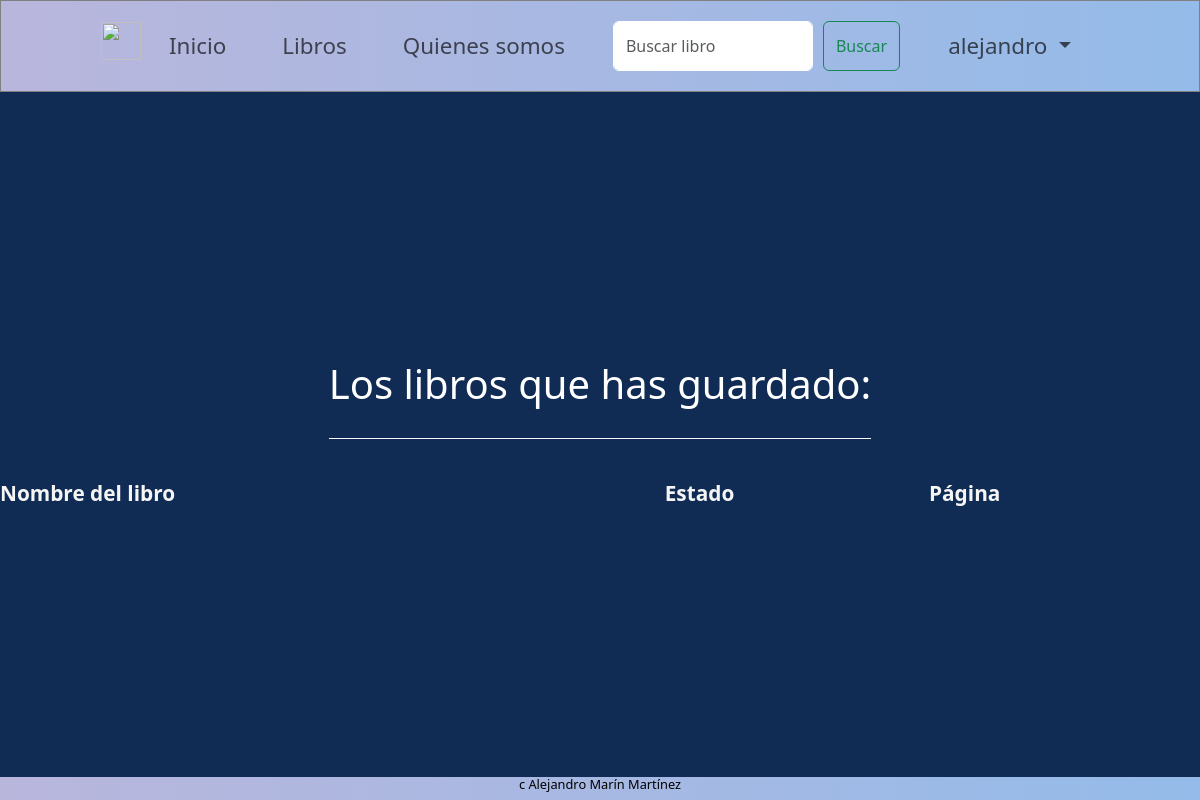
The page /libros/misLibros/ (signed in) on the database as committed earlier.
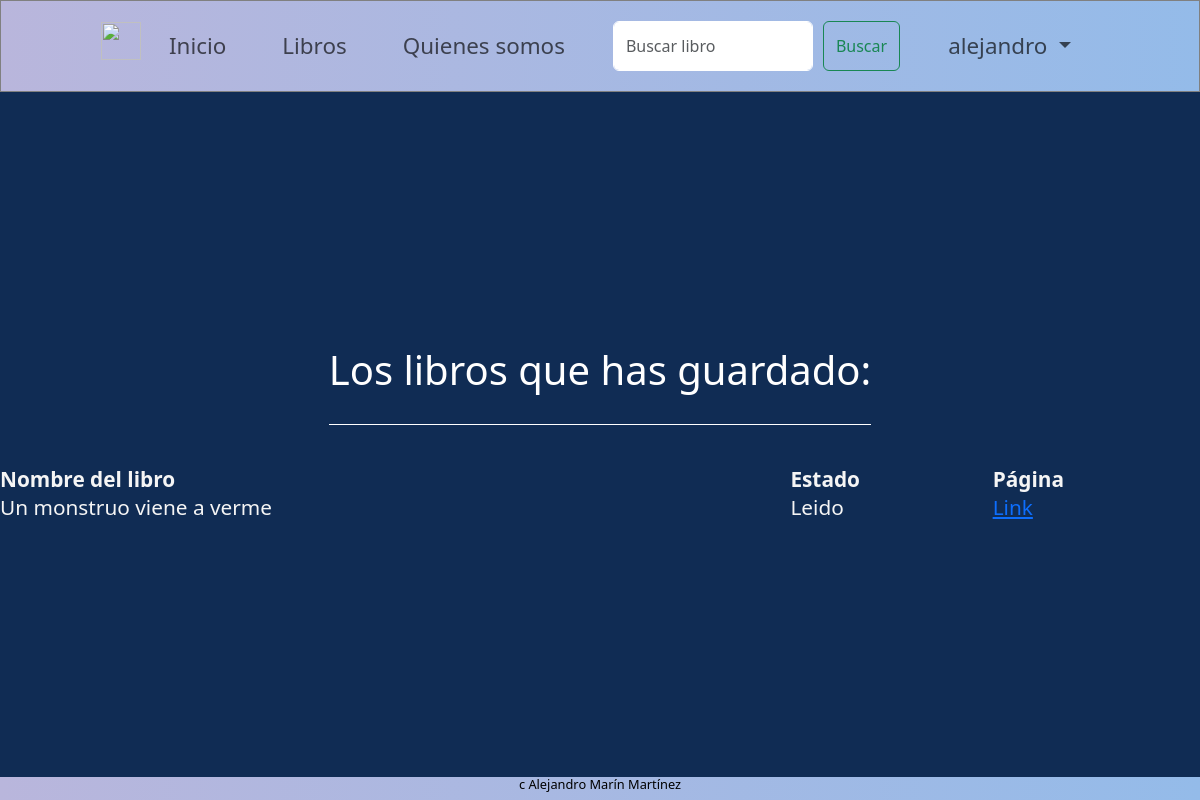
The same page on the database as committed later.
### login/models.py (models this page shows)
class User(AbstractUser):
    id = None
    username = models.CharField(max_length=20, primary_key=True)
    biografia = models.CharField(max_length=1000, default='', blank=True)
    class Meta:
        db_table = 'login_user'

### gestionLibros/models.py (models this page shows, shortened)
class Listas(models.Model):
    id = models.AutoField(primary_key=True)
    user = models.ForeignKey(User, on_delete=models.CASCADE)
    book = models.ForeignKey(Libros, on_delete=models.CASCADE)
    estado = models.CharField(default='pendiente', max_length=9)
    class Meta:
        db_table = 'listas'

class Libros(models.Model):
    isbn = models.CharField(null=False, primary_key=True, max_length=13)
    titulo = models.CharField(null=False, unique=True, max_length=150)
    paginas = models.IntegerField(null=False)
    autor = models.CharField(null=False, max_length=30)
    foto = models.ImageField(upload_to="images/", null=True, blank=True)
    sinopsis = models.CharField(null=True, blank=True, max_length=10000)
    class Meta:
        db_table = 'libros'

### gestionLibros/views.py (the view)
# urls.py: path('misLibros/', views.misLibros),
def misLibros(request):
    print(request.user.is_authenticated)
    if not request.user.is_authenticated:
        return redirect('/login')
    username = request.user.username
    libros = getLibrosByUsername(username)
    return render(request, 'misLibros.html', {'res': libros})

### gestionLibros/views.py (called while the page is built)
def getLibrosByUsername(username):
    try:
        return Listas.objects.all().select_related('user', 'book').filter(user=username).exclude(estado='sin_guardar')
    except:
        return []

### gestionLibros/templates/misLibros.html (shortened to what this page needs)
{% extends 'base.html' %}
{% load static %}
{% block head %}
  <link rel="stylesheet" href="https://cdnjs.cloudflare.com/ajax/libs/font-awesome/6.4.0/css/all.min.css" />
  <link rel="stylesheet" href="{% static 'css/datatables.css' %}">
  <link rel="stylesheet" href="{% static 'css/libros.css' %}">
{% endblock %}
{% block content %}
  <main>
    <h1>Los libros que has guardado:</h1>
    <table id="tTabLibros">
        <thead>
            <tr>
                <th>Nombre del libro</th>
                <th>Estado</th>
                <th>Página</th>
            </tr>
        </thead>
        <tbody>
            {% for row in res %}
            <tr>
                <td>{{row.book.titulo}}</td>
                <td>{{row.estado|title}}</td>
                <td><a href="/libros/getBooks/{{row.book.isbn}}">Link</a></td>
            </tr>
            {% endfor %}
        </tbody>
    </table>
  </main>
{% endblock %}

### solicitudes/templates/base.html (shortened to what this page needs)
{% load static %}
<html lang="en">
  <head>
    <link href="https://cdn.jsdelivr.net/npm/bootstrap@5.3.0-alpha1/dist/css/bootstrap.min.css" rel="stylesheet">
    <link rel="stylesheet" href="{% static 'base.css' %}">
    {% block head %}
    {% endblock %}
  </head>
  <body>
    <nav class="navbar navbar-expand-lg navbar-light bg-light nav-edit">
        <div class="nav-img">
          <img src="https://cdn-icons-png.flaticon.com/512/2784/2784389.png" alt="">
        </div>
      <div class="collapse navbar-collapse nav-ul-container" id="navbarNavDropdown">
        <ul class="navbar-nav">
          <li class="nav-item active">
            <a class="nav-link" href="/">Inicio</a>
          </li>
          <li class="nav-item">
            <a class="nav-link" href="/libros">Libros</a>
          </li>
          <li class="nav-item">
            <a class="nav-link" href="#">Quienes somos</a>
          </li>
          <li>
            <form class="form-inline my-2 my-lg-0" action="/libros/searchBook/" method="POST">
              <input class="form-control mr-sm-2" type="search" placeholder="Buscar libro" aria-label="Search" name="condition" />
              <button class="btn btn-outline-success my-2 my-sm-0" type="submit">Buscar</button>
            </form>
          </li>
          <li class="nav-item dropdown div-searchbar">
            <a class="nav-link dropdown-toggle" href="#" id="navbarDropdownMenuLink" data-bs-toggle="dropdown"
              aria-haspopup="true" aria-expanded="false">
              {% if user.is_authenticated %}{{request.user.username}}{% else %}Opciones{% endif %}
            </a>
          </li>
        </ul>
      </div>
    </nav>
    {% block content %}
    {% endblock %}
    <footer>
      <h1>c Alejandro Marín Martínez</h1>
    </footer>
  </body>
</html>

### solicitudes/static/base.css (style rules this page uses)
* { margin: 0; padding: 0; box-sizing: border-box; }
body { min-height: 100vh; display: grid; grid-template-rows: auto 1fr auto; grid-template-columns: 1fr; grid-template-areas: 'nav' 'main' 'footer' ; background: #102c54; }
h1 { color: white; text-align: center; }
footer { background: linear-gradient(90deg, rgba(238,174,202,1) 0%, rgba(185,182,220,1) 0%, rgba(148,187,233,1) 100%); }
footer h1 { font-size: 0.8rem; color: black; }
main { grid-area: main; }
input[type="search"] { width: 200px !important; }
.navbar { margin-bottom: 3rem; border: solid 1px grey; padding: 15px 100px !important; background: linear-gradient(90deg, rgba(238,174,202,1) 0%, rgba(185,182,220,1) 0%, rgba(148,187,233,1) 100%) !important; }
form { height: 100%; }
.navbar-nav { width: 100%; justify-content: space-around; }
.navbar a { font-size: 1.4rem; }
.nav-edit { background-color: red; }
form { display: flex; flex-wrap: nowrap; gap: 10px; }
.nav-img { height: 60px; display: flex; align-items: center; }
img { height: 80%; width: 40px; }

### gestionLibros/static/css/datatables.css (style rules this page uses)
:root { --dt-row-selected: 13, 110, 253; --dt-row-selected-text: 255, 255, 255; --dt-row-selected-link: 9, 10, 11 }

### gestionLibros/static/css/libros.css (style rules this page uses)
main { display: flex; justify-content: center; align-items: center; flex-direction: column; min-width: 100vw; max-width: 100vw; margin-bottom: 50px; }
tbody, thead, div label { color: whitesmoke !important; font-size: 1.3rem; }
#tTabLibros { width: 100% !important; overflow-x: scroll; font-size: 0.8rem }
input[type="search"], select { border: solid 1px white !important; }
main h1 { border-bottom: solid 1px white; padding-bottom: 30px; margin-bottom: 40px; }

Rows that differ between the two databases and show on the page:
added Listas: book.titulo "Un monstruo viene a verme", estado "Leido"
